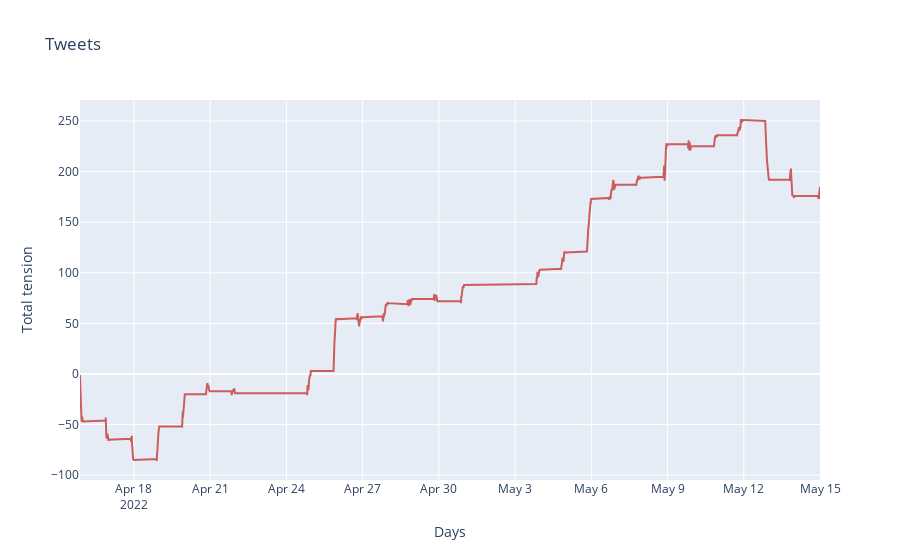

The code cell stored with this chart in its notebook:
### Code cell
fig = go.Figure(data=go.Scatter(x=ts.index, 
                        y=ts['moving_tension'],
                        marker_color='indianred', text="tension"))
fig.update_layout({"title": 'Tweets',
                   "xaxis": {"title":"Days"},
                   "yaxis": {"title":"Total tension"},
                   "showlegend": False})
fig.show()

### Figure 1 — Plotly figure (JSON) as saved in the notebook; plotly's stock layout.template omitted (floating-point values rounded to 4 significant figures; data arrays with more than 128 entries replaced by an {"elided": "..."} marker saying what was removed)
{"data": [{"marker": {"color": "indianred"}, "text": "tension", "type": "scatter", "x": {"elided": "2803 str values"}, "y": {"elided": "2803 int values"}}], "layout": {"showlegend": false, "title": {"text": "Tweets"}, "xaxis": {"title": {"text": "Days"}}, "yaxis": {"title": {"text": "Total tension"}}}}
